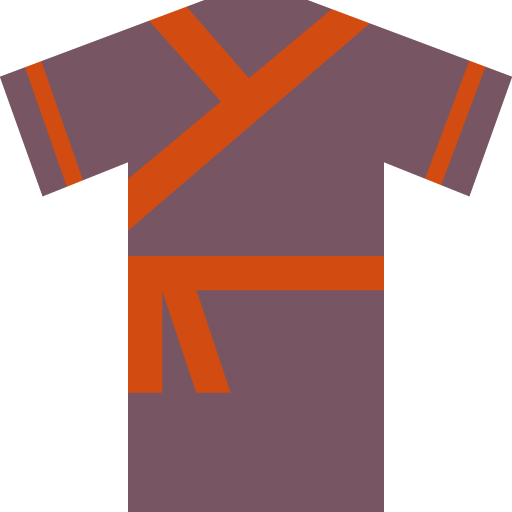
#> input picture assets/media/bank/Abyssal_Slayer_Wizard_Robes_Fearful.png, 512 x 512 px
$ python png_to_webp.py
#> lines starting #> are read from the running program, lines starting #| are printed output that depends on the picture
import os
import multiprocessing
from PIL import Image

# Input and output directories
SOURCE_DIR = "assets"
DEST_DIR = "assets_web"

def process_image(task):
    """ Converts a single PNG file to WebP and saves it in the correct directory. """
    input_path, output_path = task
    try:
        with Image.open(input_path) as img:
            img.save(output_path, "WEBP", quality=80)
        print(f"✔ Converted: {input_path} → {output_path}")
    except Exception as e:
        print(f"❌ Failed: {input_path}, Error: {e}")

def collect_tasks(source_dir, dest_dir):
    """ Walks through directories and collects PNG conversion tasks. """
    tasks = []
    for root, _, files in os.walk(source_dir):
        relative_path = os.path.relpath(root, source_dir)
        output_folder = os.path.join(dest_dir, relative_path)
        os.makedirs(output_folder, exist_ok=True)

        for file in files:
            if file.lower().endswith(".png"):
                input_path = os.path.join(root, file)
                output_path = os.path.join(output_folder, file.rsplit(".", 1)[0] + ".webp")
                tasks.append((input_path, output_path))

    return tasks

def convert_images_multithreaded(source_dir, dest_dir, num_workers=None):
    """ Uses multiprocessing to speed up PNG → WebP conversion. """
    tasks = collect_tasks(source_dir, dest_dir)

    # Auto-detect CPU cores if not set
    if num_workers is None:
        num_workers = max(1, multiprocessing.cpu_count() - 1)

    print(f"🔄 Processing {len(tasks)} images using {num_workers} worker(s)...")

    # Run the conversion in parallel
    with multiprocessing.Pool(num_workers) as pool:
        pool.map(process_image, tasks)
#> in process_image, img is the input picture: PIL image 512x512 P; mean R, G, B, A 83.9, 49.9, 48.2, 153.4
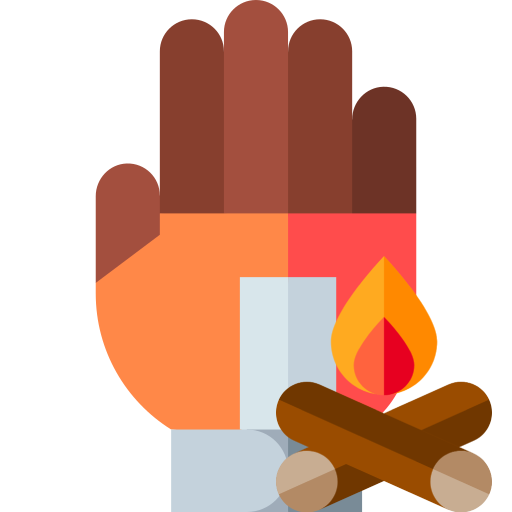
#> input picture assets/media/bank/Abyssal_Firemaking_Gloves.png, 512 x 512 px
#> in process_image, img is the input picture: PIL image 512x512 RGBA; mean R, G, B, A 103.2, 60.6, 42.8, 138
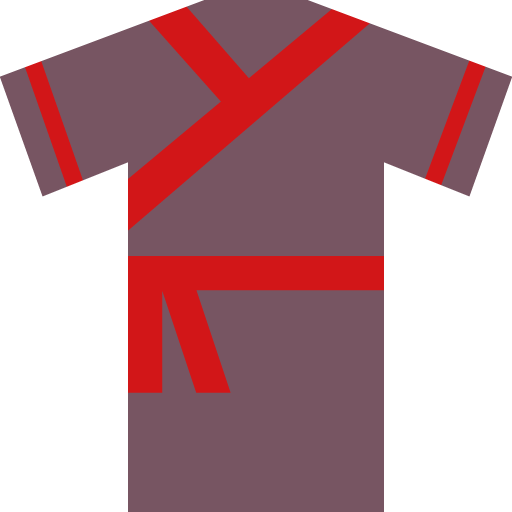
#> input picture assets/media/bank/Abyssal_Slayer_Wizard_Robes_Ruiner.png, 512 x 512 px
#> in process_image, img is the input picture: PIL image 512x512 P; mean R, G, B, A 83.9, 42.9, 49.3, 153.4

    print("\n✅ Conversion complete! Check the 'assets_web' folder.")

if __name__ == "__main__":
    convert_images_multithreaded(SOURCE_DIR, DEST_DIR)
